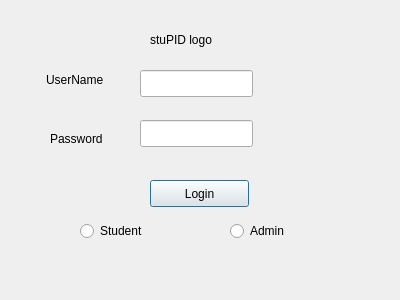
<?xml version="1.0" encoding="UTF-8"?>
<ui version="4.0">
 <class>LoginDialog</class>
 <widget class="QDialog" name="LoginDialog">
  <property name="geometry">
   <rect>
    <x>0</x>
    <y>0</y>
    <width>400</width>
    <height>300</height>
   </rect>
  </property>
  <property name="windowTitle">
   <string>Login Menu</string>
  </property>
  <widget class="QPushButton" name="loginpushButton">
   <property name="geometry">
    <rect>
     <x>150</x>
     <y>180</y>
     <width>99</width>
     <height>27</height>
    </rect>
   </property>
   <property name="text">
    <string>Login</string>
   </property>
  </widget>
  <widget class="QRadioButton" name="studentradioButton">
   <property name="geometry">
    <rect>
     <x>80</x>
     <y>220</y>
     <width>117</width>
     <height>22</height>
    </rect>
   </property>
   <property name="text">
    <string>Student</string>
   </property>
  </widget>
  <widget class="QRadioButton" name="adminradioButton">
   <property name="geometry">
    <rect>
     <x>230</x>
     <y>220</y>
     <width>117</width>
     <height>22</height>
    </rect>
   </property>
   <property name="text">
    <string>Admin</string>
   </property>
  </widget>
  <widget class="QLineEdit" name="userNamelineEdit">
   <property name="geometry">
    <rect>
     <x>140</x>
     <y>70</y>
     <width>113</width>
     <height>27</height>
    </rect>
   </property>
  </widget>
  <widget class="QLineEdit" name="passwroldlineEdit">
   <property name="geometry">
    <rect>
     <x>140</x>
     <y>120</y>
     <width>113</width>
     <height>27</height>
    </rect>
   </property>
  </widget>
  <widget class="QLabel" name="userNamelabel">
   <property name="geometry">
    <rect>
     <x>46</x>
     <y>70</y>
     <width>81</width>
     <height>20</height>
    </rect>
   </property>
   <property name="text">
    <string>UserName</string>
   </property>
  </widget>
  <widget class="QLabel" name="passwordlabel">
   <property name="geometry">
    <rect>
     <x>50</x>
     <y>130</y>
     <width>71</width>
     <height>17</height>
    </rect>
   </property>
   <property name="text">
    <string>Password</string>
   </property>
  </widget>
  <widget class="QLabel" name="label">
   <property name="geometry">
    <rect>
     <x>150</x>
     <y>30</y>
     <width>91</width>
     <height>20</height>
    </rect>
   </property>
   <property name="text">
    <string>stuPID logo</string>
   </property>
  </widget>
 </widget>
 <resources/>
 <connections/>
</ui>
